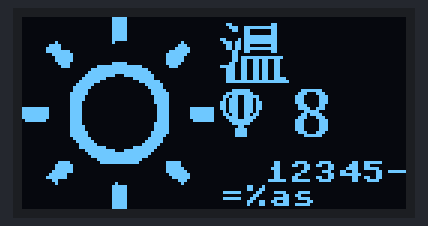
A program run on a simulated ESP8266 board running MicroPython. Shown: 128×64 one-colour display. At 0.1 s the program stops and its outputs stay as they are.

Above: at 0.2 s.

The program:

oled_save_mem.py
```python
import framebuf
class oled:
    def __init__(self,i2c,height=64,width=128):
        self.i2c = i2c
        self.ADDR = 0x3C
        cmd64= [
        [0xAE],                    # DISPLAYOFF
        [0xA4],           #显示恢复
        [0xD5, 0xF0],            # 设置显示时钟SETDISPLAYCLOCKDIV
        [0xA8, 0x3F],                  # 设置多重 SETMULTIPLEX
        [0xD3, 0x00],              # 设置显示偏移SETDISPLAYOFFSET
        [0 | 0x0],                   # 设定起始行 SETSTARTLINE
        [0x8D,  0x14],                    # CHARGEPUMP
        [0x20,  0x00],  #  内存模式水平 MEMORYMODE horizontal
        [0x21,  0, 127],  # 列地址 COLUMNADDR
        [0x22,  0, 63],   # 页面地址 PAGEADDR
        [0xa0 | 0x1],  # SEGREMAP
        [0xc8],   #  通讯扫描COMSCANDEC
        [0xDA,  0x12],                    #设置组合 SETCOMPINS
        [0x81,  0xCF],                   #  SETCONTRAST
        [0xd9,  0xF1],                  # SETPRECHARGE
        [0xDB,  0x40],                 # SETVCOMDETECT
        [0xA6],                 # NORMALDISPLAY
        [0xd6, 0],  # zoom off
        ]
        cmd32=[
          [0xAE],        	# DISPLAYOFF
          [0xD5],        	# SETDISPLAYCLOCKDIV
          [0x80],        	# the suggested ratio 0x80
          [0xA8],        	# SSD1306_SETMULTIPLEX
          [0x1F],
          [0xD3],        	# SETDISPLAYOFFSET
          [0x00],         	# no offset
          [0x40 | 0x0],  	# SETSTARTLINE
          [0x8D],        	# CHARGEPUMP
          [0x14],         #0x014 enable, 0x010 disable

          [0x20],         #com pin HW config, sequential com pin config (bit 4), disable left/right remap (bit 5),
          [0x00],         #128x64:0x00     128x32 : 0x02, or 128x32 OLED 0x12

          [0xa1],         #segment remap a0/a1
          [0xc8],         #c0: scan dir normal, c8: reverse
          [0xda],

          [0x02],         #com pin HW config, sequential com pin config (bit 4), disable left/right remap (bit 5)
          [0x81],
          [0xcf],         #[2] set contrast control
          [0xd9],
          [0xf1],         #[2] pre-charge period 0x022/f1
          [0xdb],
          [0x40],         #vcomh deselect level

          [0x2e],         #Disable scroll
          [0xa4],         #output ram to display
          [0xa6],         #none inverted normal display mode
          [0xaf]        #display on
            ]
        cmd= cmd32 if(height==32) else cmd64
        del cmd32
        del cmd64
        for c in cmd:
            self.command(c)
        self.clear()
        self.command([0xaf])  # SSD1306_DISPLAYON
    def set(self,rect):
      #设置范围 rect[0],rect[1] 从列到几列最大127
      #         rect[2],rect[3] 从行到几行最大7
        self.command([0x21, rect[0], rect[1]])
        self.command([0x22, rect[2], rect[3]])
    def clear(self,rect=[0, 127, 0, 7]):
        self.set(rect)
        screen = bytearray(33)
        screen[0] = 0x40
        for i in range(0, 32):
            self.write(screen)

    def command(self,c):
        self.i2c.writeto(self.ADDR, b'\x00' + bytearray(c))


    def fill(self,col):
        self.framebuf.fill(col)

    def pixel(self,x, y, col):
        self.framebuf.pixel(x, y, col)

    def scroll(self, dx, dy):
        self.framebuf.scroll(dx, dy)

    def text(self,string, x, y, col=1):
        self.framebuf.text(string, x, y, col)
    def write(self,b):
      self.i2c.writeto(self.ADDR, b)
      # 一个十六进制 控制每一列向下的8个像素
      #i2c.writeto(ADDR, b'@0\x00\x00\x00\x000')


    def string(self,s):
      #在指定定位置写入8*8的文字 会自动向后显示文字
      w=len(s)*8
      h=8
      buffer= bytearray(((h // 8) * w) + 1)
      buffer[0] = 0x40
      fbuf = framebuf.FrameBuffer(memoryview(buffer)[1:], w, h, framebuf.MONO_VLSB)
      fbuf.text(s, 0, 0, 0xffff)
      self.write(buffer)

    def draw(self,arr,x,y):
        self.set([x,127,y,7])
        for i in range(0,len(arr)):
            self.write(arr[i])
            y+=1
            self.set([x,127,y,7])
    def  fill(self,s,b=1024):
        p=0
        while 1:
          self.write(s)
          p+=1
          if p==b:
            break


if __name__ == "__main__":
  from machine import Pin, I2C
  i2c=I2C(scl=Pin(5), sda=Pin(4))
  font=[
#气球16x16
[b"@\x00\x70\xFC\x06\xFA\xFF\xFF\x03\x03\xFF\xFF\xFE\x04\xFC\x70\x00",b"@\x00\x00\x01\x03\x06\x0F\xEF\xFC\xFC\xEF\x0F\x06\x03\x01\x00\x00",  ],
#8
[b"@\x00\x1C\x7E\x7F\xE3\xC1\x81\x81\xC3\x7F\x7E\x1C",b"@\x00\x3C\x7E\x7F\xC3\x80\x81\x81\xC3\xFF\x7E\x3C",  ],
#温
[b"@\x00\x80\x80\x04\x0C\x18\x18\x80\x00\xF8\xF8\xC8\xC8\xC8\xC8\xC8\xC8\xC8\xFC\xFC\x00\x00\x00\x00",
b"@\x00\x00\x01\x07\x87\xF8\x7F\x07\xE0\xEF\x2F\x25\xE5\xE5\x25\xE5\xE5\x25\x2F\xEF\xE0\x20\x00\x00",
b"@\x00\x01\x01\x3F\x3F\x3F\x20\x20\x3F\x3F\x20\x20\x3F\x3F\x20\x3F\x3F\x20\x20\x3F\x3F\x30\x30\x20",],
#太阳
[
  b"@\x00\x00\x00\x00\x00\x00\x00\x00\x00\x00\x00\x00\x00\x00\x00\x00\x00\x00\x00\x00\x00\x00\x00\x00\x00\x00\x00\x00\x00\x00\xFF\xFF\xFF\xFF\xFF\x00\x00\x00\x00\x00\x00\x00\x00\x00\x00\x00\x00\x00\x00\x00\x00\x00\x00\x00\x00\x00\x00\x00\x00\x00\x00\x00\x00\x00",
  b"@\x00\x00\x00\x00\x00\x00\x00\x00\x0C\x0E\x1E\x7F\xFE\xF8\xF8\xF8\x70\x00\x00\x00\x00\x00\x00\x00\x00\x00\x00\x00\x00\x00\x81\x80\x80\x80\x80\x00\x00\x00\x00\x00\x00\x00\x00\x00\x00\x00\x00\x00\xF0\xF8\xF8\xFC\xFE\x7F\x1E\x0C\x00\x00\x00\x00\x00\x00\x00\x00",
  b"@\x00\x00\x00\x00\x00\x00\x00\x00\x00\x00\x00\x00\x00\x01\x01\x01\x00\x80\xC0\xE0\xF0\xF8\xFC\x7E\x3E\x3F\x1F\x1F\x0F\x0F\x0F\x07\x07\x07\x0F\x0F\x0F\x1F\x1F\x3F\x3E\x7E\xFC\xF8\xE0\xE0\xC0\x00\x00\x01\x01\x01\x00\x00\x00\x00\x00\x00\x00\x00\x00\x00\x00\x00",
  b"@\xC0\xC0\xC0\xC0\xC0\xC0\xC0\xC0\xC0\x00\x00\x00\x00\x00\x00\x00\xFE\xFF\xFF\xFF\x0F\x03\x00\x00\x00\x00\x00\x00\x00\x00\x00\x00\x00\x00\x00\x00\x00\x00\x00\x00\x00\x00\x00\x03\x1F\xFF\xFF\xFF\xFE\x00\x00\x00\x00\x00\x00\x00\xC0\xC0\xC0\xC0\xC0\xC0\xC0\xC0",
  b"@\x03\x07\x07\x07\x07\x07\x07\x07\x03\x00\x00\x00\x00\x00\x00\x00\xFF\xFF\xFF\xFF\xF0\xC0\x00\x00\x00\x00\x00\x00\x00\x00\x00\x00\x00\x00\x00\x00\x00\x00\x00\x00\x00\x00\x00\xC0\xF8\xFF\xFF\xFF\x7F\x00\x00\x00\x00\x00\x00\x00\x03\x07\x07\x07\x07\x07\x07\x07",
  b"@\x00\x00\x00\x00\x00\x00\x00\x00\x00\x00\x00\x00\x00\x00\x00\x00\x00\x01\x03\x0F\x0F\x1F\x3F\x7E\x7C\xF8\xF8\xF8\xF0\xF0\xF0\xE0\xE0\xE0\xF0\xF0\xF0\xF8\xF8\xF8\x7C\x7E\x3F\x1F\x0F\x07\x03\x00\x00\x00\x00\x00\x00\x00\x00\x00\x00\x00\x00\x00\x00\x00\x00\x00",
  b"@\x00\x00\x00\x00\x00\x00\x00\x00\x20\x30\x78\xFE\x3F\x3F\x3F\x0F\x0E\x00\x00\x00\x00\x00\x00\x00\x00\x00\x01\x01\x01\x01\x01\x81\x01\x01\x01\x01\x01\x01\x01\x00\x00\x00\x00\x00\x00\x00\x00\x00\x0F\x1F\x3F\x3F\x7F\xFC\x78\x30\x00\x00\x00\x00\x00\x00\x00\x00",
  b"@\x00\x00\x00\x00\x00\x00\x00\x00\x00\x00\x00\x00\x00\x00\x00\x00\x00\x00\x00\x00\x00\x00\x00\x00\x00\x00\x00\x00\x00\x00\xFF\xFF\xFF\xFF\xFF\x00\x00\x00\x00\x00\x00\x00\x00\x00\x00\x00\x00\x00\x00\x00\x00\x00\x00\x00\x00\x00\x00\x00\x00\x00\x00\x00\x00\x00",
  ]
]

  #默认是高度为64的oled  如果是32的d=oled(i2c,32)
  d=oled(i2c)
  #清屏 可带参数清除指定区域 [0,127,0,8]  (0,127) 宽度,(0,8)是高度  1个高度是8像素
  d.clear()
  d.draw(font[3],0,0)
  d.draw(font[2],65,0)
  d.draw(font[0],65,3)
  d.draw(font[1],90,3)
  d.clear([65,127,5,7]) #清除此区域 在此区域输出
  d.string("12345-=%as")#使用自带faramebuffer 输出应英文
```
